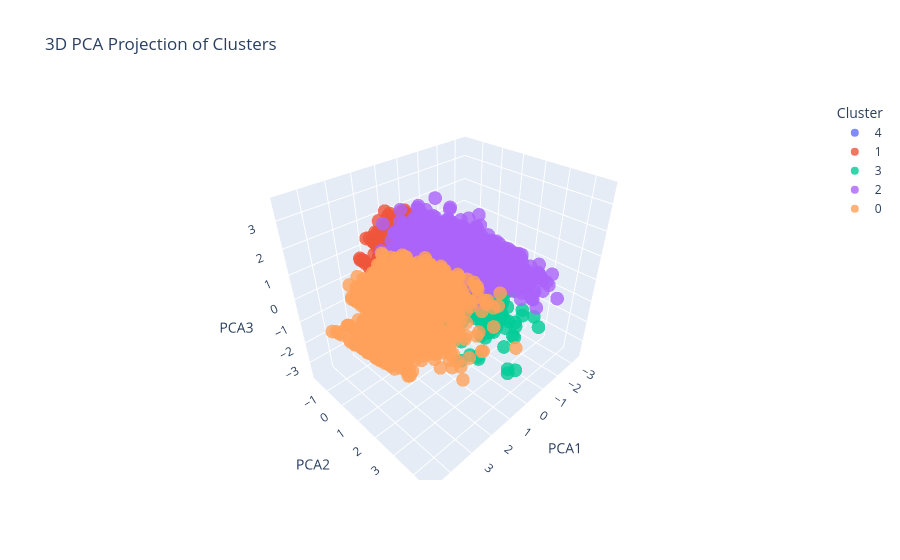

The notebook cell this image was saved under:
### Code cell
pca = PCA(n_components=3)
X_pca = pca.fit_transform(X_scaled)

df_pca = pd.DataFrame(X_pca, columns=['PCA1', 'PCA2', 'PCA3'])
df_pca['cluster'] = clusters.astype(str)


fig = px.scatter_3d(
    df_pca,
    x='PCA1',
    y='PCA2',
    z='PCA3',
    color='cluster',
    title='3D PCA Projection of Clusters',
    labels={'cluster': 'Cluster'},
    opacity=0.8
)

fig.show()

### Figure 1 — Plotly figure (JSON) as saved in the notebook; plotly's stock layout.template omitted (floating-point values rounded to 4 significant figures; data arrays with more than 128 entries replaced by an {"elided": "..."} marker saying what was removed)
{"data": [{"hovertemplate": "Cluster=4<br>PCA1=%{x}<br>PCA2=%{y}<br>PCA3=%{z}<extra></extra>", "legendgroup": "4", "marker": {"color": "#636efa", "opacity": 0.8, "symbol": "circle"}, "mode": "markers", "name": "4", "scene": "scene", "showlegend": true, "type": "scatter3d", "x": {"elided": "1823 float values"}, "y": {"elided": "1823 float values"}, "z": {"elided": "1823 float values"}}, {"hovertemplate": "Cluster=1<br>PCA1=%{x}<br>PCA2=%{y}<br>PCA3=%{z}<extra></extra>", "legendgroup": "1", "marker": {"color": "#EF553B", "opacity": 0.8, "symbol": "circle"}, "mode": "markers", "name": "1", "scene": "scene", "showlegend": true, "type": "scatter3d", "x": {"elided": "1873 float values"}, "y": {"elided": "1873 float values"}, "z": {"elided": "1873 float values"}}, {"hovertemplate": "Cluster=3<br>PCA1=%{x}<br>PCA2=%{y}<br>PCA3=%{z}<extra></extra>", "legendgroup": "3", "marker": {"color": "#00cc96", "opacity": 0.8, "symbol": "circle"}, "mode": "markers", "name": "3", "scene": "scene", "showlegend": true, "type": "scatter3d", "x": {"elided": "1432 float values"}, "y": {"elided": "1432 float values"}, "z": {"elided": "1432 float values"}}, {"hovertemplate": "Cluster=2<br>PCA1=%{x}<br>PCA2=%{y}<br>PCA3=%{z}<extra></extra>", "legendgroup": "2", "marker": {"color": "#ab63fa", "opacity": 0.8, "symbol": "circle"}, "mode": "markers", "name": "2", "scene": "scene", "showlegend": true, "type": "scatter3d", "x": {"elided": "1350 float values"}, "y": {"elided": "1350 float values"}, "z": {"elided": "1350 float values"}}, {"hovertemplate": "Cluster=0<br>PCA1=%{x}<br>PCA2=%{y}<br>PCA3=%{z}<extra></extra>", "legendgroup": "0", "marker": {"color": "#FFA15A", "opacity": 0.8, "symbol": "circle"}, "mode": "markers", "name": "0", "scene": "scene", "showlegend": true, "type": "scatter3d", "x": {"elided": "1674 float values"}, "y": {"elided": "1674 float values"}, "z": {"elided": "1674 float values"}}], "layout": {"legend": {"title": {"text": "Cluster"}, "tracegroupgap": 0}, "scene": {"domain": {"x": [0, 1], "y": [0, 1]}, "xaxis": {"title": {"text": "PCA1"}}, "yaxis": {"title": {"text": "PCA2"}}, "zaxis": {"title": {"text": "PCA3"}}}, "title": {"text": "3D PCA Projection of Clusters"}}}
